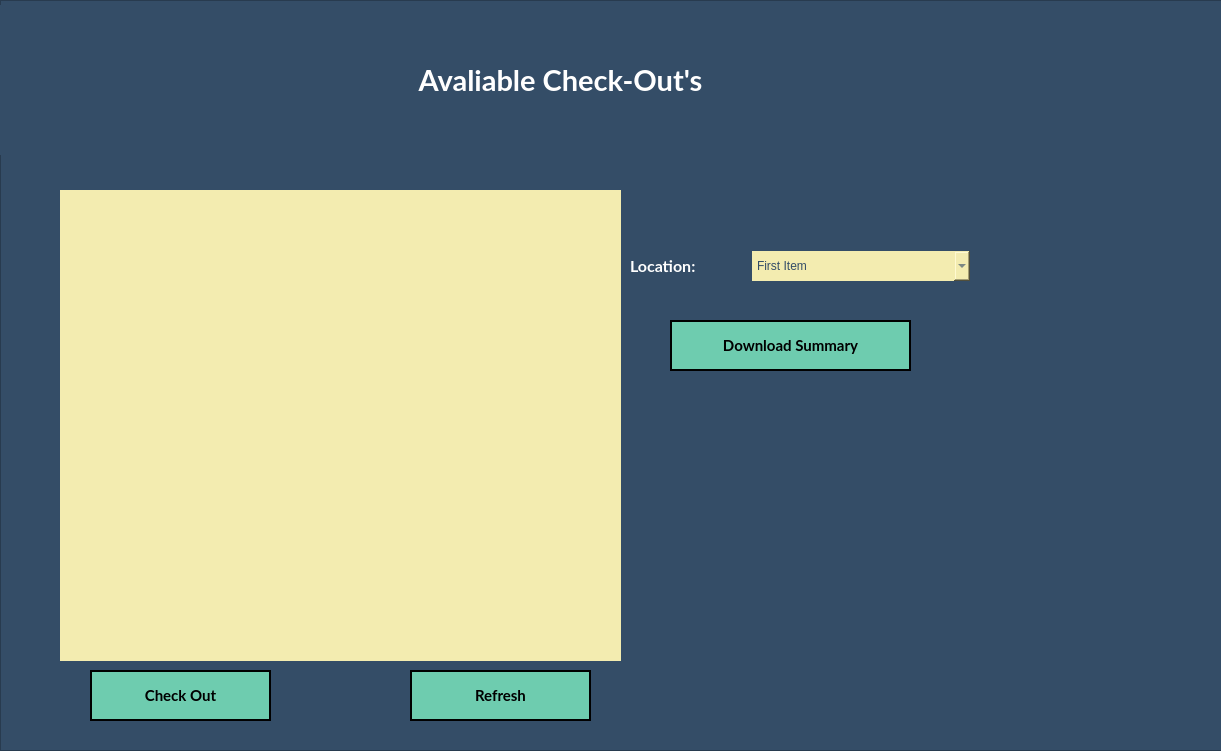
      <widget class="QFrame" name="Main_Frame_2">
       <property name="geometry">
        <rect>
         <x>110</x>
         <y>110</y>
         <width>1221</width>
         <height>751</height>
        </rect>
       </property>
       <property name="minimumSize">
        <size>
         <width>0</width>
         <height>0</height>
        </size>
       </property>
       <property name="maximumSize">
        <size>
         <width>16777215</width>
         <height>16777215</height>
        </size>
       </property>
       <property name="styleSheet">
        <string notr="true">QFrame {
	border-image: none;
	background-color: rgb(52, 77, 103);
}



QLineEdit, QComboBox, QDateEdit, QDateTimeEdit, QListView {
	border-image: none;
    border: none;
	min-width: 200px;
	height: 30px;
	background-color: #F3ECB0;
	color: #344D67;
	font-family: &quot;MS Shell Dlg 2&quot;;
	font-size: 11;
}

QLabel {
	color: white;
}</string>
       </property>
       <property name="frameShape">
        <enum>QFrame::StyledPanel</enum>
       </property>
       <property name="frameShadow">
        <enum>QFrame::Raised</enum>
       </property>
       <widget class="QFrame" name="InputFrame_3">
        <property name="geometry">
         <rect>
          <x>0</x>
          <y>0</y>
          <width>1231</width>
          <height>751</height>
         </rect>
        </property>
        <property name="styleSheet">
         <string notr="true">border-image: none;
</string>
        </property>
        <property name="frameShape">
         <enum>QFrame::StyledPanel</enum>
        </property>
        <property name="frameShadow">
         <enum>QFrame::Raised</enum>
        </property>
        <widget class="QWidget" name="verticalLayoutWidget_3">
         <property name="geometry">
          <rect>
           <x>0</x>
           <y>0</y>
           <width>1121</width>
           <height>161</height>
          </rect>
         </property>
         <layout class="QVBoxLayout" name="verticalLayout_10">
          <item>
           <widget class="QLabel" name="Lable_CheckIns_3">
            <property name="minimumSize">
             <size>
              <width>0</width>
              <height>150</height>
             </size>
            </property>
            <property name="maximumSize">
             <size>
              <width>16777215</width>
              <height>150</height>
             </size>
            </property>
            <property name="font">
             <font>
              <family>Lato</family>
              <pointsize>22</pointsize>
              <weight>75</weight>
              <bold>true</bold>
             </font>
            </property>
            <property name="styleSheet">
             <string notr="true">QLabel {
	color: white;
}</string>
            </property>
            <property name="text">
             <string>Avaliable Check-Out's</string>
            </property>
            <property name="alignment">
             <set>Qt::AlignCenter</set>
            </property>
           </widget>
          </item>
         </layout>
        </widget>
        <widget class="QPushButton" name="Checkout_Btn_Checkout">
         <property name="geometry">
          <rect>
           <x>90</x>
           <y>670</y>
           <width>181</width>
           <height>51</height>
          </rect>
         </property>
         <property name="font">
          <font>
           <family>Lato</family>
           <pointsize>11</pointsize>
           <weight>75</weight>
           <bold>true</bold>
          </font>
         </property>
         <property name="cursor">
          <cursorShape>PointingHandCursor</cursorShape>
         </property>
         <property name="styleSheet">
          <string notr="true">QPushButton {
	border-image: none;
	background-color: #6ECCAF;
	color: black;
	border: 2px solid black;
}

QPushButton::hover {
	background-color: rgb(139, 231, 100);
	color: white;
}

</string>
         </property>
         <property name="text">
          <string>Check Out</string>
         </property>
        </widget>
        <widget class="QPushButton" name="Checkout_Btn_Refresh">
         <property name="geometry">
          <rect>
           <x>410</x>
           <y>670</y>
           <width>181</width>
           <height>51</height>
          </rect>
         </property>
         <property name="font">
          <font>
           <family>Lato</family>
           <pointsize>11</pointsize>
           <weight>75</weight>
           <bold>true</bold>
          </font>
         </property>
         <property name="cursor">
          <cursorShape>PointingHandCursor</cursorShape>
         </property>
         <property name="styleSheet">
          <string notr="true">QPushButton {
	border-image: none;
	background-color: #6ECCAF;
	color: black;
	border: 2px solid black;
}

QPushButton::hover {
	background-color: rgb(139, 231, 100);
	color: white;
}

</string>
         </property>
         <property name="text">
          <string>Refresh</string>
         </property>
        </widget>
        <widget class="QListWidget" name="Checkout_List">
         <property name="geometry">
          <rect>
           <x>60</x>
           <y>190</y>
           <width>561</width>
           <height>471</height>
          </rect>
         </property>
         <property name="minimumSize">
          <size>
           <width>200</width>
           <height>0</height>
          </size>
         </property>
         <property name="styleSheet">
          <string notr="true">QListView::item:selected {
	background-color: #4a90d9
}
</string>
         </property>
        </widget>
        <widget class="QWidget" name="layoutWidget_15">
         <property name="geometry">
          <rect>
           <x>630</x>
           <y>230</y>
           <width>340</width>
           <height>73</height>
          </rect>
         </property>
         <layout class="QVBoxLayout" name="verticalLayout_11">
          <item>
           <layout class="QHBoxLayout" name="horizontalLayout_133">
            <item>
             <widget class="QLabel" name="Label_Location_3">
              <property name="font">
               <font>
                <family>Lato</family>
                <pointsize>12</pointsize>
                <weight>75</weight>
                <bold>true</bold>
               </font>
              </property>
              <property name="styleSheet">
               <string notr="true"/>
              </property>
              <property name="text">
               <string>Location:</string>
              </property>
             </widget>
            </item>
            <item>
             <widget class="QComboBox" name="CheckOut_ComboBox_Location">
              <property name="styleSheet">
               <string notr="true"/>
              </property>
              <item>
               <property name="text">
                <string>First Item</string>
               </property>
              </item>
              <item>
               <property name="text">
                <string>Item 2</string>
               </property>
              </item>
             </widget>
            </item>
           </layout>
          </item>
         </layout>
        </widget>
        <widget class="QPushButton" name="Checkout_Btn_Download">
         <property name="geometry">
          <rect>
           <x>670</x>
           <y>320</y>
           <width>241</width>
           <height>51</height>
          </rect>
         </property>
         <property name="font">
          <font>
           <family>Lato</family>
           <pointsize>11</pointsize>
           <weight>75</weight>
           <bold>true</bold>
          </font>
         </property>
         <property name="cursor">
          <cursorShape>PointingHandCursor</cursorShape>
         </property>
         <property name="styleSheet">
          <string notr="true">QPushButton {
	border-image: none;
	background-color: #6ECCAF;
	color: black;
	border: 2px solid black;
}

QPushButton::hover {
	background-color: rgb(139, 231, 100);
	color: white;
}

</string>
         </property>
         <property name="text">
          <string>Download Summary</string>
         </property>
        </widget>
       </widget>
      </widget>
